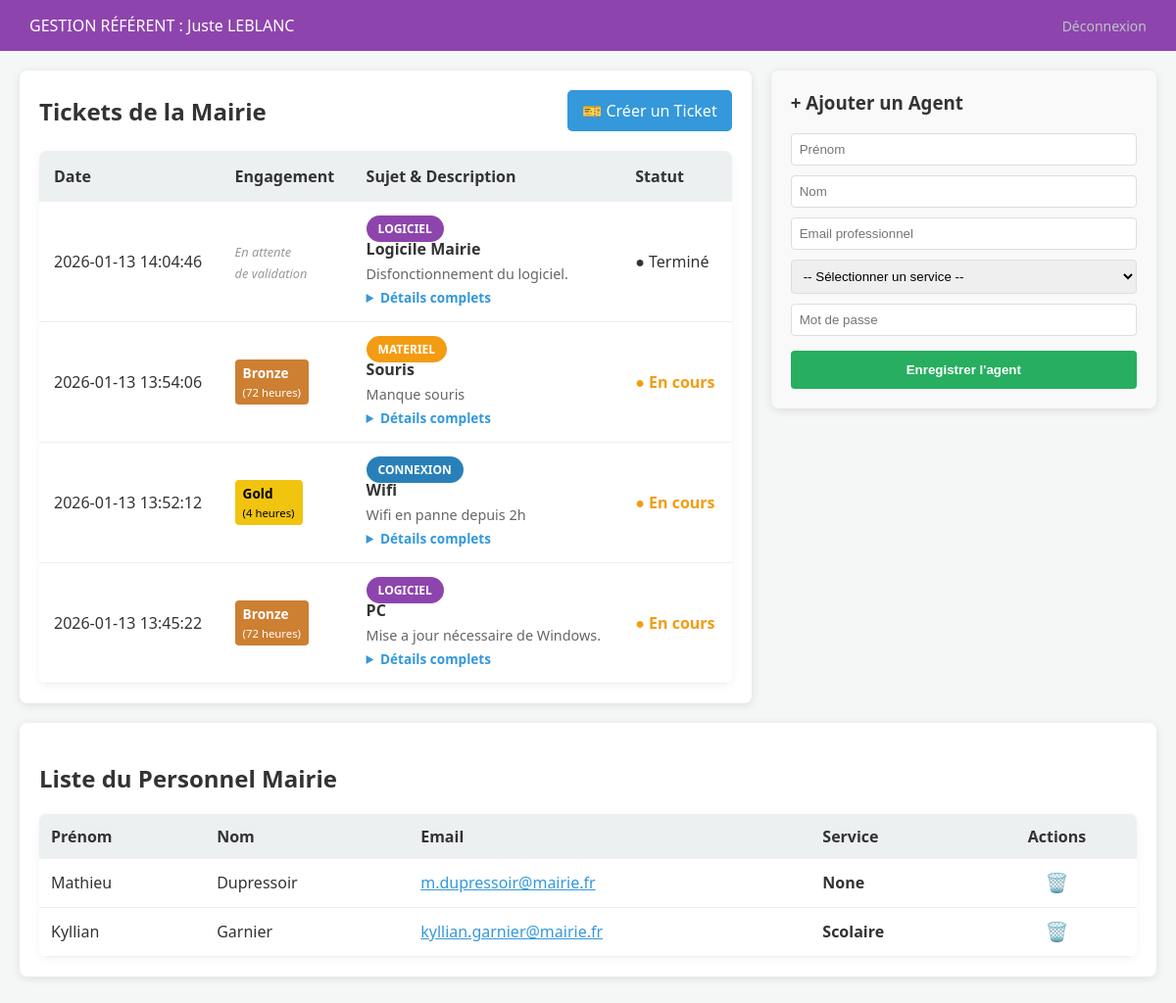
The page /referent/dashboard (signed in) on the database as committed earlier.
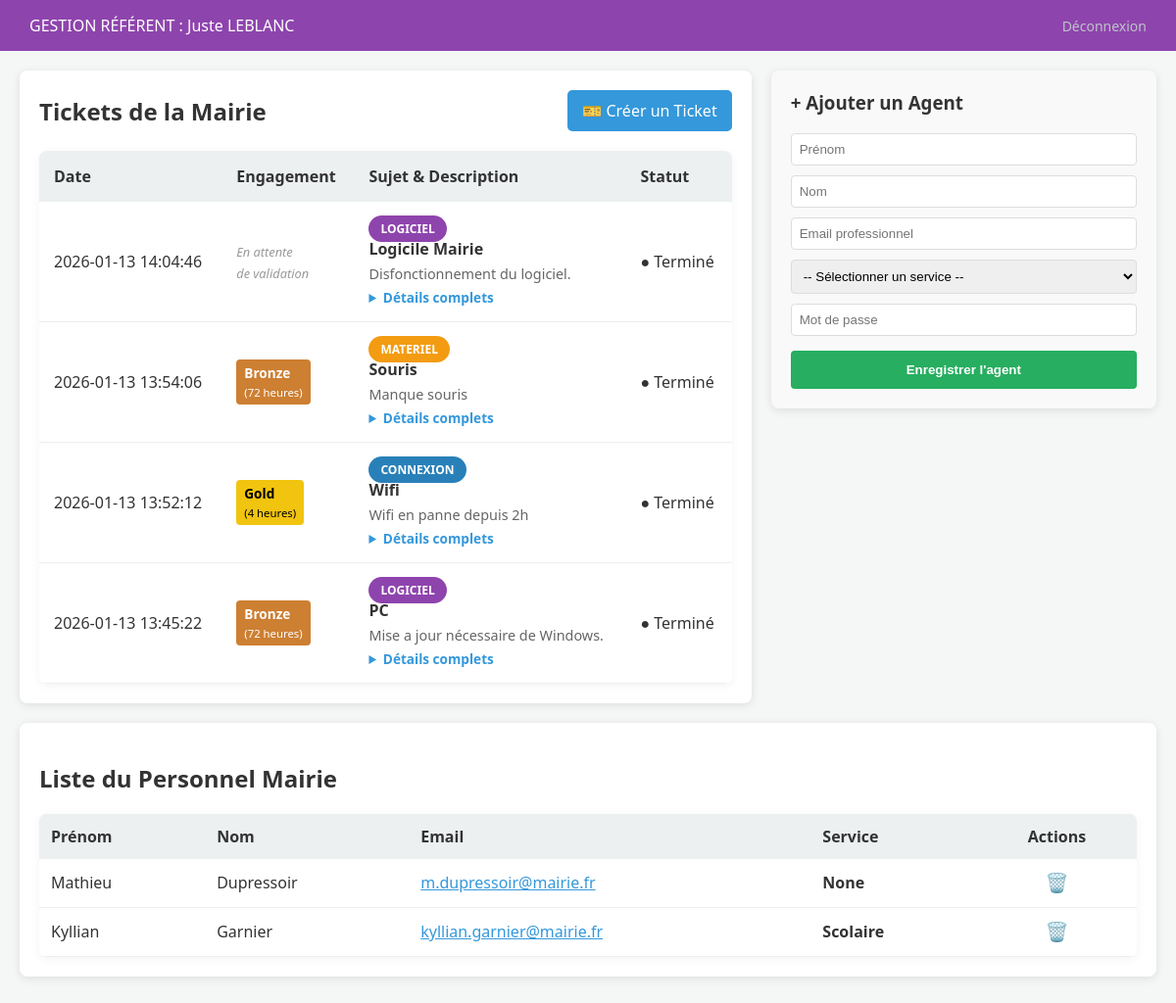
The same page on the database as committed later.
### tables this page shows
CREATE TABLE usager (
    id INTEGER PRIMARY KEY AUTOINCREMENT,
    nom TEXT NOT NULL,
    prenom TEXT NOT NULL,
    email TEXT NOT NULL UNIQUE,
    mdp TEXT NOT NULL,
    role TEXT, -- Accepté comme NULL maintenant
    service TEXT,
    specialite TEXT,
    mairie_id INTEGER,
    prestataire_id INTEGER
);

CREATE TABLE ticket (
    id INTEGER PRIMARY KEY AUTOINCREMENT,
    titre TEXT NOT NULL,
    description TEXT,
    type_prestation TEXT NOT NULL, -- 'connexion', 'materiel', 'logiciel', 'securite'
    statut TEXT DEFAULT 'Nouveau',
    date_creation DATETIME DEFAULT CURRENT_TIMESTAMP,
    createur_id INTEGER NOT NULL,
    admin_id INTEGER, technicien_id INTEGER, duree TEXT, contrat TEXT, date_fin DATETIME,
    FOREIGN KEY (createur_id) REFERENCES "usager_old"(id),
    FOREIGN KEY (admin_id) REFERENCES "usager_old"(id)
);

### app.py (the view)
@app.route('/referent/dashboard')
@login_required
def dashboard_referent():
    if current_user.role not in ['referent', 'référent']:
        return redirect(url_for('login'))
    conn = get_db_connection()
    membres = conn.execute('''
        SELECT id, nom, prenom, email, service
        FROM usager
        WHERE mairie_id = ? AND role = 'personnel_mairie'
    ''', (current_user.mairie_id,)).fetchall()
    tickets = conn.execute('''
        SELECT t.*, u.nom as demandeur, u.service
        FROM ticket t
        JOIN usager u ON t.createur_id = u.id
        WHERE u.mairie_id = ?
        ORDER BY t.date_creation DESC
    ''', (current_user.mairie_id,)).fetchall()
    conn.close()
    return render_template('dashboard_referent.html', membres=membres, tickets=tickets)

### app.py (called while the page is built)
def get_db_connection():
    conn = sqlite3.connect('mairie.db')
    conn.row_factory = sqlite3.Row
    return conn

@login_manager.user_loader
def load_user(user_id):
    conn = get_db_connection()
    u = conn.execute('SELECT * FROM usager WHERE id = ?', (user_id,)).fetchone()
    conn.close()
    if u:
        return Usager(u['id'], u['nom'], u['prenom'], u['role'], u['mairie_id'])
    return None

### templates/dashboard_referent.html (shortened to what this page needs)
<!DOCTYPE html>
<html lang="fr">
<head>
    <link rel="stylesheet" href="{{ url_for('static', filename='css/style.css') }}">
</head>
<body class="menu-body">
    <header class="admin-header" style="background-color: #8e44ad;">
        <div class="logo">GESTION RÉFÉRENT : {{ current_user.prenom }} {{ current_user.nom }}</div>
        <a href="{{ url_for('logout') }}" class="btn-logout">Déconnexion</a>
    </header>
    <div style="display: flex; gap: 20px; padding: 20px; align-items: flex-start;">
        <div style="flex: 2; background: white; padding: 20px; border-radius: 8px; box-shadow: 0 2px 10px rgba(0,0,0,0.1);">
            <div style="display: flex; justify-content: space-between; align-items: center; margin-bottom: 20px;">
                <h2 style="margin: 0;">Tickets de la Mairie</h2>
                <a href="{{ url_for('nouveau_ticket') }}" class="btn-primary" style="text-decoration: none; padding: 10px 15px; background: #3498db; color: white; border-radius: 5px;">🎫 Créer un Ticket</a>
            </div>
            <table>
            <thead>
                <tr>
                    <th>Date</th>
                    <th>Engagement</th> <th>Sujet & Description</th>
                    <th>Statut</th>
                </tr>
            </thead>
            <tbody>
                {% for ticket in tickets %}
                <tr>
                    <td>{{ ticket['date_creation'] }}</td>
                    <td>
                        {% if ticket['contrat'] %}
                            <div class="badge-contrat {{ ticket['contrat'].lower() }}">
                                {{ ticket['contrat'] }}<br>
                                <small style="font-weight: normal;">({{ ticket['duree'] }})</small>
                            </div>
                        {% else %}
                            <em style="color: #999; font-size: 0.8em;">En attente<br>de validation</em>
                        {% endif %}
                    </td>
                    <td style="max-width: 300px;">
                        <span class="badge {{ ticket['type_prestation'] }}" style="font-size: 0.75em;">
                            {{ ticket['type_prestation'] }}
                        </span><br>
                        <strong>{{ ticket['titre'] }}</strong>
                        <div class="desc-tronquee">{{ ticket['description'] }}</div>
                        <details>
                            <summary>Détails complets</summary>
                        </details>
                    </td>
                    <td>
                        <span class="status-{{ ticket['statut'].lower().replace(' ', '') }}">
                            ● {{ ticket['statut'] }}
                        </span>
                    </td>
                </tr>
                {% else %}
                <tr>
                    <td colspan="4" style="text-align: center; padding: 50px; color: #999;">
                        Aucun ticket pour le moment.
                    </td>
                </tr>
                {% endfor %}
            </tbody>
        </table>
        </div>
        <div style="flex: 1; background: #f9f9f9; padding: 20px; border-radius: 8px; box-shadow: 0 2px 10px rgba(0,0,0,0.1);">
            <h3 style="margin-top: 0;">+ Ajouter un Agent</h3>
            <form action="{{ url_for('ajouter_personnel_referent') }}" method="POST">
                <input type="text" name="prenom" placeholder="Prénom" required style="width: 95%; margin-bottom: 10px; padding: 8px; border: 1px solid #ddd; border-radius: 4px;">
                <input type="text" name="nom" placeholder="Nom" required style="width: 95%; margin-bottom: 10px; padding: 8px; border: 1px solid #ddd; border-radius: 4px;">
                <input type="email" name="email" placeholder="Email professionnel" required style="width: 95%; margin-bottom: 10px; padding: 8px; border: 1px solid #ddd; border-radius: 4px;">
                <select name="service" required style="width: 100%; margin-bottom: 10px; padding: 8px; border: 1px solid #ddd; border-radius: 4px;">
                    <option value="">-- Sélectionner un service --</option>
                </select>
                <input type="password" name="mdp" placeholder="Mot de passe" required style="width: 95%; margin-bottom: 15px; padding: 8px; border: 1px solid #ddd; border-radius: 4px;">
                <button type="submit" style="width: 100%; background: #27ae60; color: white; border: none; padding: 12px; border-radius: 4px; cursor: pointer; font-weight: bold;">Enregistrer l'agent</button>
            </form>
        </div>
    </div>
    <div style="padding: 0 20px 40px 20px;">
        <div style="background: white; padding: 20px; border-radius: 8px; box-shadow: 0 2px 10px rgba(0,0,0,0.1);">
            <h2>Liste du Personnel Mairie</h2>
            <table style="width: 100%; border-collapse: collapse;">
                <thead>
                    <tr style="background: #f2f2f2; text-align: left;">
                        <th style="padding: 12px;">Prénom</th>
                        <th style="padding: 12px;">Nom</th>
                        <th style="padding: 12px;">Email</th>
                        <th style="padding: 12px;">Service</th>
                        <th style="padding: 12px; text-align: center;">Actions</th>
                    </tr>
                </thead>
                <tbody>
                    {% for membre in membres %}
                    <tr style="border-bottom: 1px solid #eee;">
                        <td style="padding: 12px;">{{ membre.prenom }}</td>
                        <td style="padding: 12px;">{{ membre.nom }}</td>
                        <td style="padding: 12px;"><a href="mailto:{{ membre.email }}" style="color: #3498db;">{{ membre.email }}</a></td>
                        <td style="padding: 12px;"><strong>{{ membre.service }}</strong></td>
                        <td style="padding: 12px; text-align: center;">
                            <form action="{{ url_for('supprimer_personnel', user_id=membre.id) }}"
                                  method="POST"
                                  onsubmit="return confirm('Êtes-vous sûr de vouloir supprimer {{ membre.prenom }} {{ membre.nom }} ?');"
                                  style="display: inline;">
                                <button type="submit" style="background: none; border: none; color: #e74c3c; cursor: pointer; font-size: 1.2em;" title="Supprimer cet agent">
                                    🗑️
                                </button>
                            </form>
                        </td>
                    </tr>
                    {% endfor %}
                </tbody>
            </table>
        </div>
    </div>
</body>
</html>

### static/css/style.css (style rules this page uses)
:root { --admin-dark: #2c3e50; --admin-blue: #34495e; --mairie-blue: #3498db; --success: #27ae60; --danger: #e74c3c; --warning: #f39c12; --bg-light: #f4f7f6; --text-dark: #333; }
body { font-family: 'Segoe UI', Tahoma, Geneva, Verdana, sans-serif; background-color: var(--bg-light); color: var(--text-dark); margin: 0; }
.admin-header { background: var(--admin-dark); color: white; padding: 15px 30px; display: flex; justify-content: space-between; align-items: center; }
table { width: 100%; background: white; border-collapse: collapse; border-radius: 8px; overflow: hidden; box-shadow: 0 2px 10px rgba(0,0,0,0.05); }
th { background-color: #ecf0f1; padding: 15px; text-align: left; }
td { padding: 15px; border-bottom: 1px solid #eee; }
.badge { padding: 5px 12px; border-radius: 20px; font-size: 12px; font-weight: bold; color: white; text-transform: uppercase; }
.connexion { background-color: #2980b9; }
.materiel { background-color: #f39c12; }
.logiciel { background-color: #8e44ad; }
.btn-logout { color: #bdc3c7; text-decoration: none; font-size: 14px; }

### templates/dashboard_referent.html (style rules this page uses)
.desc-tronquee { display: -webkit-box; -webkit-line-clamp: 2; -webkit-box-orient: vertical; overflow: hidden; text-overflow: ellipsis; color: #666; font-size: 0.9em; margin-top: 5px; }
details summary { cursor: pointer; color: #3498db; font-size: 0.85em; font-weight: bold; outline: none; margin-top: 5px; }
.badge-contrat { display: inline-block; padding: 4px 8px; border-radius: 4px; font-size: 0.85em; font-weight: bold; }
.gold { background-color: #f1c40f; color: #000; }
.bronze { background-color: #cd7f32; color: #fff; }

Rows that differ between the two databases and show on the page:
changed ticket "Souris": statut "En cours" → "Terminé"
changed ticket "Wifi": statut "En cours" → "Terminé"
changed ticket "PC": statut "En cours" → "Terminé"
